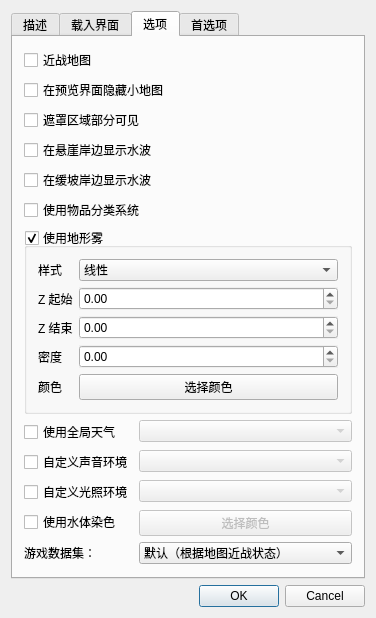
<?xml version="1.0" encoding="UTF-8"?>
<ui version="4.0">
 <class>MapInfoEditor</class>
 <widget class="QDialog" name="MapInfoEditor">
  <property name="windowModality">
   <enum>Qt::ApplicationModal</enum>
  </property>
  <property name="geometry">
   <rect>
    <x>0</x>
    <y>0</y>
    <width>376</width>
    <height>527</height>
   </rect>
  </property>
  <property name="windowTitle">
   <string>地图信息编辑器</string>
  </property>
  <layout class="QVBoxLayout" name="verticalLayout_5">
   <item>
    <layout class="QVBoxLayout" name="verticalLayout">
     <item>
      <widget class="QTabWidget" name="tabs">
       <property name="currentIndex">
        <number>2</number>
       </property>
       <property name="usesScrollButtons">
        <bool>false</bool>
       </property>
       <widget class="QWidget" name="tab">
        <attribute name="title">
         <string>描述</string>
        </attribute>
        <layout class="QVBoxLayout" name="verticalLayout_2">
         <item>
          <widget class="QLabel" name="label">
           <property name="text">
            <string>名称：</string>
           </property>
          </widget>
         </item>
         <item>
          <widget class="QLineEdit" name="name"/>
         </item>
         <item>
          <widget class="QLabel" name="label_2">
           <property name="text">
            <string>建议玩家：</string>
           </property>
          </widget>
         </item>
         <item>
          <widget class="QLineEdit" name="suggestedPlayers"/>
         </item>
         <item>
          <widget class="QLabel" name="label_3">
           <property name="text">
            <string>描述</string>
           </property>
          </widget>
         </item>
         <item>
          <widget class="QPlainTextEdit" name="description"/>
         </item>
         <item>
          <widget class="QLabel" name="label_4">
           <property name="text">
            <string>作者</string>
           </property>
          </widget>
         </item>
         <item>
          <widget class="QLineEdit" name="author"/>
         </item>
         <item>
          <layout class="QHBoxLayout" name="horizontalLayout">
           <item>
            <widget class="QLabel" name="label_5">
             <property name="text">
              <string>地图版本：</string>
             </property>
            </widget>
           </item>
           <item>
            <widget class="QLabel" name="mapVersion">
             <property name="text">
              <string/>
             </property>
            </widget>
           </item>
           <item>
            <spacer name="horizontalSpacer">
             <property name="orientation">
              <enum>Qt::Horizontal</enum>
             </property>
             <property name="sizeHint" stdset="0">
              <size>
               <width>40</width>
               <height>20</height>
              </size>
             </property>
            </spacer>
           </item>
           <item>
            <widget class="QLabel" name="label_6">
             <property name="text">
              <string>编辑器版本：</string>
             </property>
            </widget>
           </item>
           <item>
            <widget class="QLabel" name="editorVersion">
             <property name="text">
              <string/>
             </property>
            </widget>
           </item>
          </layout>
         </item>
        </layout>
       </widget>
       <widget class="QWidget" name="tab_4">
        <attribute name="title">
         <string>载入界面</string>
        </attribute>
        <layout class="QVBoxLayout" name="verticalLayout_4">
         <item>
          <widget class="QLabel" name="label_7">
           <property name="text">
            <string>载入界面图片</string>
           </property>
          </widget>
         </item>
         <item>
          <layout class="QFormLayout" name="formLayout_3">
           <item row="0" column="0">
            <widget class="QRadioButton" name="useDefaultLoadingScreen">
             <property name="text">
              <string>使用默认界面</string>
             </property>
             <attribute name="buttonGroup">
              <string notr="true">loadingScreenGraphicGroup</string>
             </attribute>
            </widget>
           </item>
           <item row="1" column="0">
            <widget class="QRadioButton" name="useCampaignLoadingScreen">
             <property name="text">
              <string>使用战役界面</string>
             </property>
             <attribute name="buttonGroup">
              <string notr="true">loadingScreenGraphicGroup</string>
             </attribute>
            </widget>
           </item>
           <item row="2" column="0">
            <widget class="QRadioButton" name="useImportedLoadingScreen">
             <property name="text">
              <string>使用导入文件</string>
             </property>
             <attribute name="buttonGroup">
              <string notr="true">loadingScreenGraphicGroup</string>
             </attribute>
            </widget>
           </item>
           <item row="1" column="1">
            <widget class="QComboBox" name="campaignLoadingScreen">
             <property name="enabled">
              <bool>false</bool>
             </property>
             <property name="maxVisibleItems">
              <number>20</number>
             </property>
            </widget>
           </item>
           <item row="2" column="1">
            <widget class="QComboBox" name="importedLoadingScreen">
             <property name="enabled">
              <bool>false</bool>
             </property>
             <property name="maxVisibleItems">
              <number>20</number>
             </property>
            </widget>
           </item>
          </layout>
         </item>
         <item>
          <widget class="QLabel" name="label_14">
           <property name="text">
            <string>载入界面标题</string>
           </property>
          </widget>
         </item>
         <item>
          <widget class="QLineEdit" name="loadingScreenTitle"/>
         </item>
         <item>
          <widget class="QLabel" name="label_15">
           <property name="text">
            <string>载入界面副标题</string>
           </property>
          </widget>
         </item>
         <item>
          <widget class="QLineEdit" name="loadingScreenSubtitle"/>
         </item>
         <item>
          <widget class="QLabel" name="label_16">
           <property name="text">
            <string>载入界面文字</string>
           </property>
          </widget>
         </item>
         <item>
          <widget class="QPlainTextEdit" name="loadingScreenText"/>
         </item>
        </layout>
       </widget>
       <widget class="QWidget" name="tab_2">
        <attribute name="title">
         <string>选项</string>
        </attribute>
        <layout class="QVBoxLayout" name="verticalLayout_3">
         <item>
          <widget class="QCheckBox" name="meleeMap">
           <property name="text">
            <string>近战地图</string>
           </property>
          </widget>
         </item>
         <item>
          <widget class="QCheckBox" name="hideMinimapPreview">
           <property name="text">
            <string>在预览界面隐藏小地图</string>
           </property>
          </widget>
         </item>
         <item>
          <widget class="QCheckBox" name="maskedPartiallyVisible">
           <property name="text">
            <string>遮罩区域部分可见</string>
           </property>
          </widget>
         </item>
         <item>
          <widget class="QCheckBox" name="cliffWaves">
           <property name="text">
            <string>在悬崖岸边显示水波</string>
           </property>
          </widget>
         </item>
         <item>
          <widget class="QCheckBox" name="rollingShoreWaves">
           <property name="text">
            <string>在缓坡岸边显示水波</string>
           </property>
          </widget>
         </item>
         <item>
          <widget class="QCheckBox" name="itemClassification">
           <property name="text">
            <string>使用物品分类系统</string>
           </property>
          </widget>
         </item>
         <item>
          <widget class="QGroupBox" name="terrainFogBox">
           <property name="title">
            <string>使用地形雾</string>
           </property>
           <property name="checkable">
            <bool>true</bool>
           </property>
           <layout class="QFormLayout" name="formLayout">
            <item row="0" column="0">
             <widget class="QLabel" name="label_8">
              <property name="text">
               <string>样式</string>
              </property>
             </widget>
            </item>
            <item row="0" column="1">
             <widget class="QComboBox" name="fogStyle">
              <item>
               <property name="text">
                <string>线性</string>
               </property>
              </item>
              <item>
               <property name="text">
                <string>指数 1</string>
               </property>
              </item>
              <item>
               <property name="text">
                <string>指数 2</string>
               </property>
              </item>
             </widget>
            </item>
            <item row="1" column="0">
             <widget class="QLabel" name="label_9">
              <property name="text">
               <string>Z 起始</string>
              </property>
             </widget>
            </item>
            <item row="1" column="1">
             <widget class="QDoubleSpinBox" name="fogZStart">
              <property name="autoFillBackground">
               <bool>true</bool>
              </property>
              <property name="frame">
               <bool>true</bool>
              </property>
              <property name="maximum">
               <double>100000.000000000000000</double>
              </property>
             </widget>
            </item>
            <item row="2" column="0">
             <widget class="QLabel" name="label_10">
              <property name="text">
               <string>Z 结束</string>
              </property>
             </widget>
            </item>
            <item row="2" column="1">
             <widget class="QDoubleSpinBox" name="fogZEnd">
              <property name="autoFillBackground">
               <bool>true</bool>
              </property>
              <property name="frame">
               <bool>true</bool>
              </property>
              <property name="maximum">
               <double>100000.000000000000000</double>
              </property>
             </widget>
            </item>
            <item row="3" column="0">
             <widget class="QLabel" name="label_11">
              <property name="text">
               <string>密度</string>
              </property>
             </widget>
            </item>
            <item row="3" column="1">
             <widget class="QDoubleSpinBox" name="fogDensity">
              <property name="autoFillBackground">
               <bool>true</bool>
              </property>
              <property name="frame">
               <bool>true</bool>
              </property>
              <property name="maximum">
               <double>100.000000000000000</double>
              </property>
             </widget>
            </item>
            <item row="4" column="0">
             <widget class="QLabel" name="label_12">
              <property name="text">
               <string>颜色</string>
              </property>
             </widget>
            </item>
            <item row="4" column="1">
             <widget class="ColorButton" name="fogColor">
              <property name="text">
               <string>选择颜色</string>
              </property>
             </widget>
            </item>
           </layout>
          </widget>
         </item>
         <item>
          <layout class="QFormLayout" name="formLayout_2">
           <item row="0" column="0">
            <widget class="QCheckBox" name="globalWeather">
             <property name="text">
              <string>使用全局天气</string>
             </property>
            </widget>
           </item>
           <item row="0" column="1">
            <widget class="QComboBox" name="globalWeatherCombo">
             <property name="enabled">
              <bool>false</bool>
             </property>
             <property name="maxVisibleItems">
              <number>20</number>
             </property>
            </widget>
           </item>
           <item row="1" column="0">
            <widget class="QCheckBox" name="customSound">
             <property name="text">
              <string>自定义声音环境</string>
             </property>
            </widget>
           </item>
           <item row="1" column="1">
            <widget class="QComboBox" name="customSoundCombo">
             <property name="enabled">
              <bool>false</bool>
             </property>
            </widget>
           </item>
           <item row="2" column="0">
            <widget class="QCheckBox" name="customLighting">
             <property name="text">
              <string>自定义光照环境</string>
             </property>
            </widget>
           </item>
           <item row="2" column="1">
            <widget class="QComboBox" name="customLightingCombo">
             <property name="enabled">
              <bool>false</bool>
             </property>
             <property name="maxVisibleItems">
              <number>20</number>
             </property>
            </widget>
           </item>
           <item row="4" column="0">
            <widget class="QLabel" name="label_13">
             <property name="text">
              <string>游戏数据集：</string>
             </property>
            </widget>
           </item>
           <item row="4" column="1">
            <widget class="QComboBox" name="gameDataSet">
             <item>
              <property name="text">
               <string>默认（根据地图近战状态）</string>
              </property>
             </item>
             <item>
              <property name="text">
               <string>自定义（TFT 1.02，RoC 1.01）</string>
              </property>
             </item>
             <item>
              <property name="text">
               <string>近战（最新补丁）</string>
              </property>
             </item>
            </widget>
           </item>
           <item row="3" column="0">
            <widget class="QCheckBox" name="waterTinting">
             <property name="text">
              <string>使用水体染色</string>
             </property>
            </widget>
           </item>
           <item row="3" column="1">
            <widget class="ColorButton" name="waterColor">
             <property name="enabled">
              <bool>false</bool>
             </property>
             <property name="text">
              <string>选择颜色</string>
             </property>
            </widget>
           </item>
          </layout>
         </item>
        </layout>
       </widget>
       <widget class="QWidget" name="tab_5">
        <attribute name="title">
         <string>首选项</string>
        </attribute>
        <widget class="QLabel" name="label_17">
         <property name="geometry">
          <rect>
           <x>160</x>
           <y>170</y>
           <width>47</width>
           <height>13</height>
          </rect>
         </property>
         <property name="text">
          <string>？</string>
         </property>
        </widget>
       </widget>
      </widget>
     </item>
     <item>
      <widget class="QDialogButtonBox" name="buttonBox">
       <property name="standardButtons">
        <set>QDialogButtonBox::Cancel|QDialogButtonBox::Ok</set>
       </property>
      </widget>
     </item>
    </layout>
   </item>
  </layout>
 </widget>
 <layoutdefault spacing="6" margin="11"/>
 <customwidgets>
  <customwidget>
   <class>ColorButton</class>
   <extends>QPushButton</extends>
   <header>color_button.h</header>
  </customwidget>
 </customwidgets>
 <resources/>
 <connections>
  <connection>
   <sender>useImportedLoadingScreen</sender>
   <signal>toggled(bool)</signal>
   <receiver>importedLoadingScreen</receiver>
   <slot>setEnabled(bool)</slot>
   <hints>
    <hint type="sourcelabel">
     <x>109</x>
     <y>120</y>
    </hint>
    <hint type="destinationlabel">
     <x>168</x>
     <y>120</y>
    </hint>
   </hints>
  </connection>
  <connection>
   <sender>useCampaignLoadingScreen</sender>
   <signal>toggled(bool)</signal>
   <receiver>campaignLoadingScreen</receiver>
   <slot>setEnabled(bool)</slot>
   <hints>
    <hint type="sourcelabel">
     <x>119</x>
     <y>92</y>
    </hint>
    <hint type="destinationlabel">
     <x>179</x>
     <y>93</y>
    </hint>
   </hints>
  </connection>
  <connection>
   <sender>globalWeather</sender>
   <signal>toggled(bool)</signal>
   <receiver>globalWeatherCombo</receiver>
   <slot>setEnabled(bool)</slot>
   <hints>
    <hint type="sourcelabel">
     <x>121</x>
     <y>351</y>
    </hint>
    <hint type="destinationlabel">
     <x>242</x>
     <y>357</y>
    </hint>
   </hints>
  </connection>
  <connection>
   <sender>customSound</sender>
   <signal>toggled(bool)</signal>
   <receiver>customSoundCombo</receiver>
   <slot>setEnabled(bool)</slot>
   <hints>
    <hint type="sourcelabel">
     <x>129</x>
     <y>377</y>
    </hint>
    <hint type="destinationlabel">
     <x>225</x>
     <y>384</y>
    </hint>
   </hints>
  </connection>
  <connection>
   <sender>customLighting</sender>
   <signal>toggled(bool)</signal>
   <receiver>customLightingCombo</receiver>
   <slot>setEnabled(bool)</slot>
   <hints>
    <hint type="sourcelabel">
     <x>151</x>
     <y>408</y>
    </hint>
    <hint type="destinationlabel">
     <x>210</x>
     <y>408</y>
    </hint>
   </hints>
  </connection>
  <connection>
   <sender>waterTinting</sender>
   <signal>toggled(bool)</signal>
   <receiver>waterColor</receiver>
   <slot>setEnabled(bool)</slot>
   <hints>
    <hint type="sourcelabel">
     <x>130</x>
     <y>434</y>
    </hint>
    <hint type="destinationlabel">
     <x>218</x>
     <y>435</y>
    </hint>
   </hints>
  </connection>
 </connections>
 <buttongroups>
  <buttongroup name="loadingScreenGraphicGroup"/>
 </buttongroups>
</ui>
